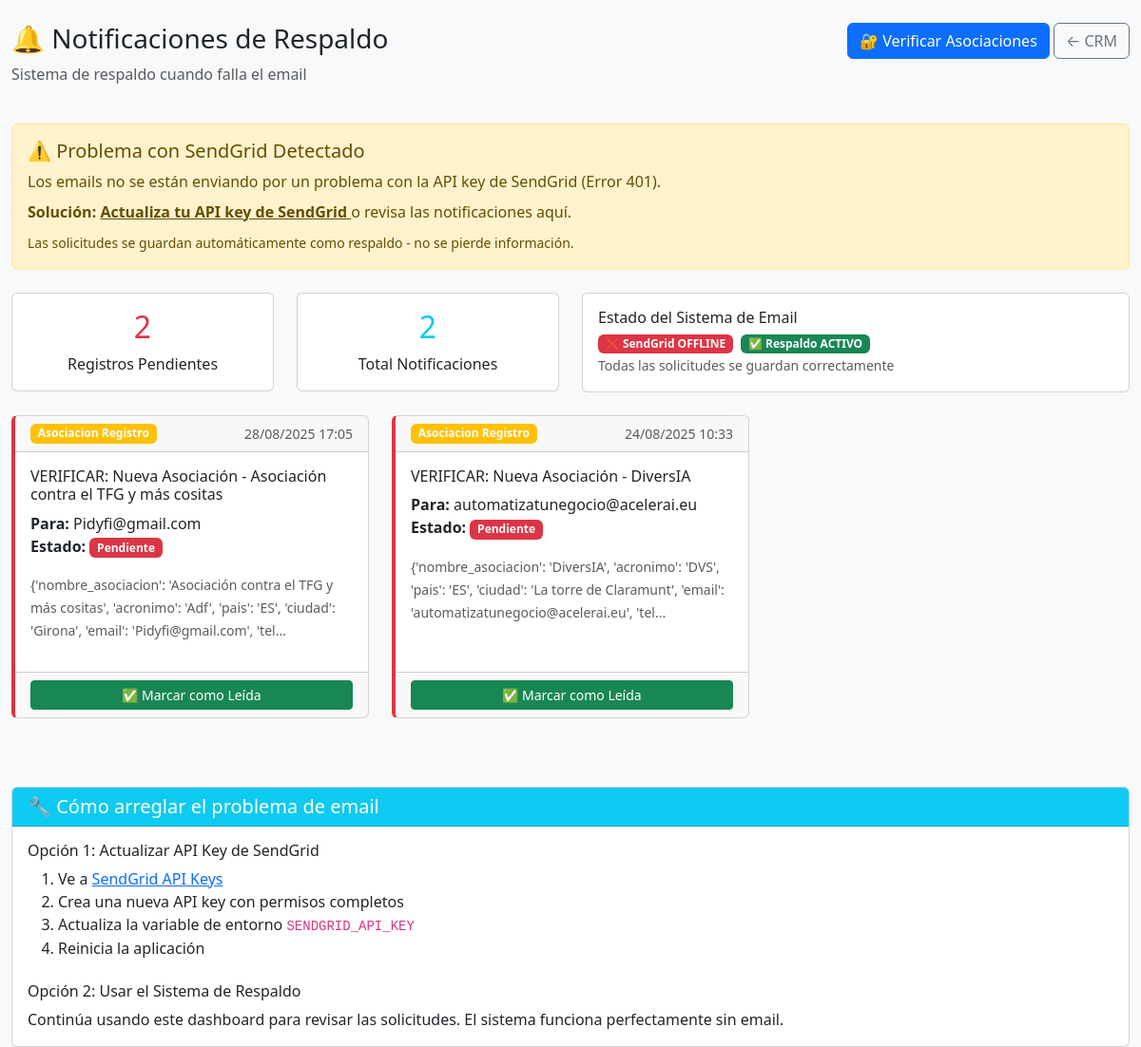
/admin/notificaciones-pendientes (signed in), run on an earlier commit of the app's database.
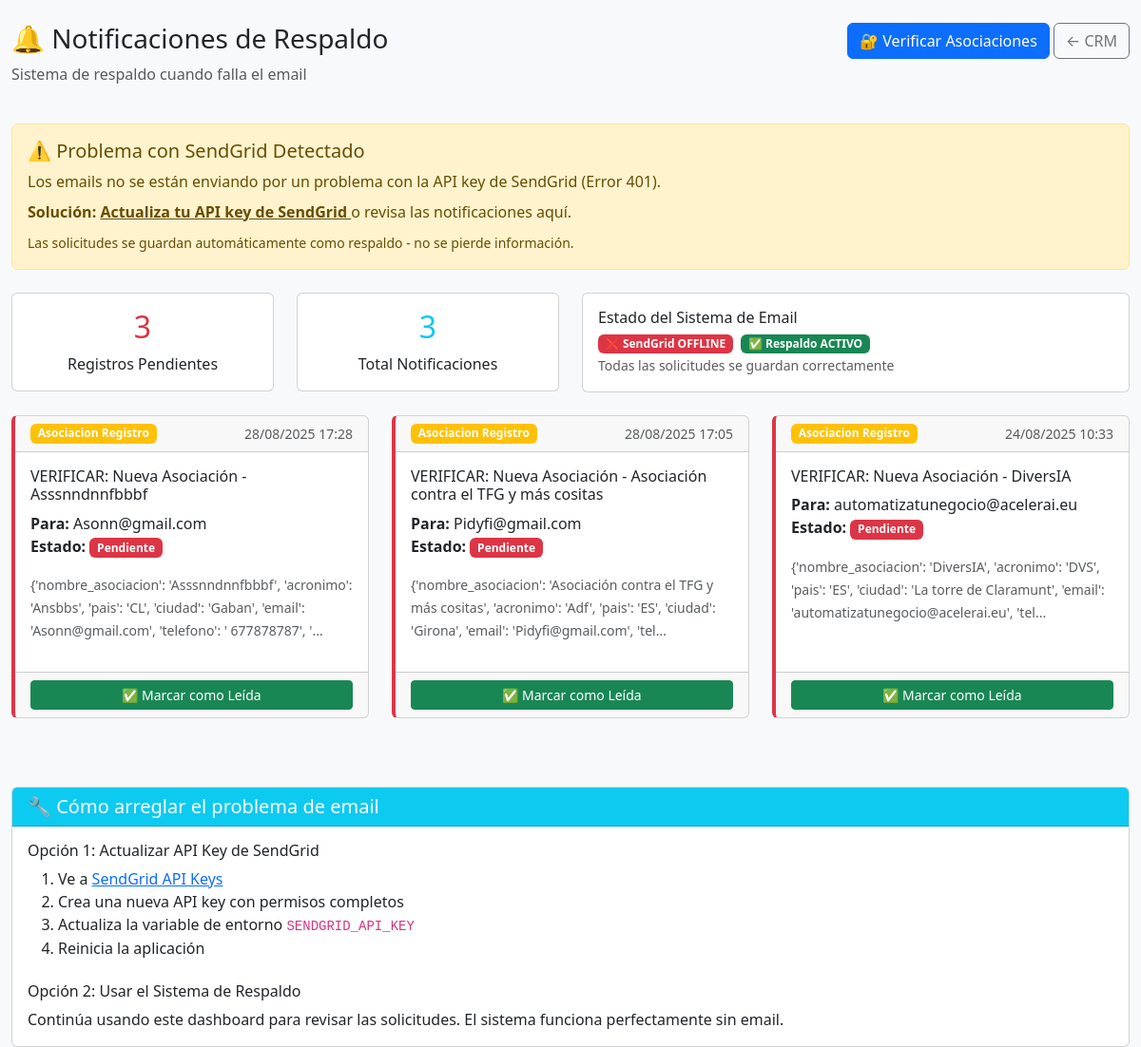
And on a later commit of the database.
### models.py (models this page shows, shortened)
class NotificationBackup(db.Model):
    __tablename__ = 'notifications_backup'
    id = db.Column(db.Integer, primary_key=True)
    tipo = db.Column(db.String(50), nullable=False)  # 'asociacion_registro', 'asociacion_estado', etc.
    destinatario = db.Column(db.String(120), nullable=False)
    asunto = db.Column(db.String(200), nullable=False)
    contenido = db.Column(db.Text, nullable=False)  # Datos en texto plano
    email_html = db.Column(db.Text, nullable=True)  # Contenido HTML del email
    estado = db.Column(db.String(20), default='pendiente')  # 'pendiente', 'enviado', 'leido'
    prioridad = db.Column(db.String(10), default='media')  # 'alta', 'media', 'baja'
    created_at = db.Column(db.DateTime, default=datetime.utcnow, index=True)
    sent_at = db.Column(db.DateTime, nullable=True)
    read_at = db.Column(db.DateTime, nullable=True)

### routes_simple.py (the view)
@app.route('/admin/notificaciones-pendientes')
def notificaciones_pendientes():
    from flask import session, redirect
    if 'admin_ok' not in session or not session.get('admin_ok'):
        flash('Acceso restringido. Inicia sesión como administrador.', 'error')
        return redirect('/admin/login-new')
    from models import NotificationBackup
    notifications = NotificationBackup.query.filter_by(
        estado='pendiente'
    ).order_by(NotificationBackup.created_at.desc()).all()
    registro_count = NotificationBackup.query.filter_by(
        tipo='asociacion_registro',
        estado='pendiente'
    ).count()
    return render_template('admin/notificaciones-pendientes.html',
                         notifications=notifications,
                         registro_count=registro_count)

### app.py (called while the page is built)
@app.after_request
def after_request(response):
    response.headers['X-Content-Type-Options'] = 'nosniff'
    response.headers['X-Frame-Options'] = 'DENY'
    response.headers['X-XSS-Protection'] = '1; mode=block'
    response.headers['Content-Security-Policy'] = "default-src 'self' 'unsafe-inline' 'unsafe-eval' https://cdn.jsdelivr.net https://cdnjs.cloudflare.com; img-src 'self' data: https:;"
    return response

### templates/admin/notificaciones-pendientes.html (shortened to what the changed rows need)
<!DOCTYPE html>
<html lang="es">
<head>
    <link href="https://cdn.jsdelivr.net/npm/bootstrap@5.3.0/dist/css/bootstrap.min.css" rel="stylesheet">
</head>
<body class="bg-light">
    <div class="container-fluid mt-4">
        <div class="row mb-4">
            <div class="col-md-8">
                <h1 class="h3">🔔 Notificaciones de Respaldo</h1>
            </div>
        </div>
        <div class="row mb-4">
            <div class="col-md-3">
                <div class="card text-center">
                    <div class="card-body">
                        <h2 class="text-danger">{{ registro_count }}</h2>
                        <p class="mb-0">Registros Pendientes</p>
                    </div>
                </div>
            </div>
            <div class="col-md-3">
                <div class="card text-center">
                    <div class="card-body">
                        <h2 class="text-info">{{ notifications|length }}</h2>
                        <p class="mb-0">Total Notificaciones</p>
                    </div>
                </div>
            </div>
        </div>
        {% if notifications %}
            <div class="row">
                {% for notification in notifications %}
                <div class="col-md-6 col-lg-4 mb-4">
                    <div class="card notification-card h-100">
                        <div class="card-header d-flex justify-content-between">
                            <span class="badge bg-warning status-badge">{{ notification.tipo.replace('_', ' ').title() }}</span>
                            <small class="text-muted">{{ notification.created_at.strftime('%d/%m/%Y %H:%M') }}</small>
                        </div>
                        <div class="card-body">
                            <h6 class="card-title">{{ notification.asunto }}</h6>
                            <p class="card-text">
                                <strong>Para:</strong> {{ notification.destinatario }}<br>
                                <strong>Estado:</strong>
                                <span class="badge bg-{{ 'success' if notification.estado == 'leido' else 'danger' }}">
                                    {{ notification.estado.title() }}
                                </span>
                            </p>
                            {% if notification.contenido %}
                            <div class="mb-3">
                                <small class="text-muted">
                                    {{ notification.contenido[:150] }}{% if notification.contenido|length > 150 %}...{% endif %}
                                </small>
                            </div>
                            {% endif %}
                        </div>
                        <div class="card-footer">
                            {% if notification.estado == 'pendiente' %}
                            <form action="/admin/marcar-notificacion-leida/{{ notification.id }}" method="POST" class="d-inline">
                                <button type="submit" class="btn btn-success btn-sm w-100">
                                    ✅ Marcar como Leída
                                </button>
                            </form>
                            {% else %}
                            <button class="btn btn-outline-success btn-sm w-100" disabled>
                                ✅ Leída el {{ notification.read_at.strftime('%d/%m/%Y') if notification.read_at }}
                            </button>
                            {% endif %}
                        </div>
                    </div>
                </div>
                {% endfor %}
            </div>
        {% endif %}
    </div>
</body>
</html>

What changed in the data, as far as the page shows it:
added NotificationBackup: tipo.replace "Asociacion Registro", created_at "28/08/2025 17:28", asunto "VERIFICAR: Nueva Asociación - Asssnndnnfbbbf", destinatario "Asonn@gmail.com", estado "Pendiente", contenido "{'nombre_asociacion': 'Asssnndnnfbbbf', 'acronimo': 'Ansbbs', 'pais': 'CL', 'ciudad': 'Gaban', 'email': 'Asonn@gmail.com', 'telefono': ' 677878787', '"
Also different on the page:
{{ registro_count }}: "2" → "3"
{{ notifications|length }}: "2" → "3"
